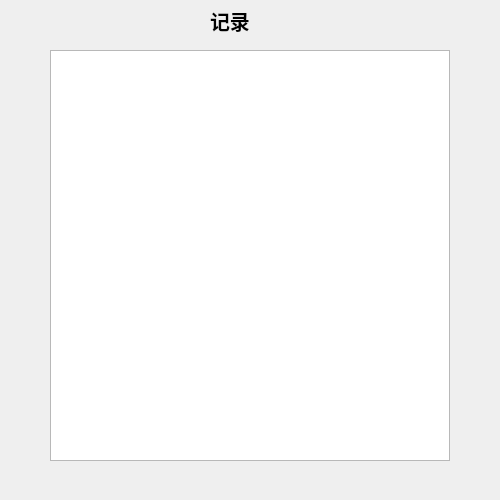
<?xml version="1.0" encoding="UTF-8"?>
<ui version="4.0">
 <class>scence3</class>
 <widget class="QWidget" name="scence3">
  <property name="geometry">
   <rect>
    <x>0</x>
    <y>0</y>
    <width>500</width>
    <height>500</height>
   </rect>
  </property>
  <property name="windowTitle">
   <string>Form</string>
  </property>
  <widget class="QLabel" name="label">
   <property name="geometry">
    <rect>
     <x>210</x>
     <y>0</y>
     <width>91</width>
     <height>41</height>
    </rect>
   </property>
   <property name="font">
    <font>
     <pointsize>15</pointsize>
     <weight>75</weight>
     <bold>true</bold>
    </font>
   </property>
   <property name="text">
    <string>记录</string>
   </property>
  </widget>
  <widget class="QTableWidget" name="tableWidget">
   <property name="geometry">
    <rect>
     <x>50</x>
     <y>50</y>
     <width>400</width>
     <height>411</height>
    </rect>
   </property>
  </widget>
  <widget class="QLabel" name="label_2">
   <property name="geometry">
    <rect>
     <x>0</x>
     <y>-10</y>
     <width>541</width>
     <height>531</height>
    </rect>
   </property>
   <property name="text">
    <string/>
   </property>
   <property name="pixmap">
    <pixmap resource="res.qrc">:/sourcefile/back.jpg</pixmap>
   </property>
  </widget>
  <zorder>label_2</zorder>
  <zorder>label</zorder>
  <zorder>tableWidget</zorder>
 </widget>
 <resources>
  <include location="res.qrc"/>
 </resources>
 <connections/>
</ui>
